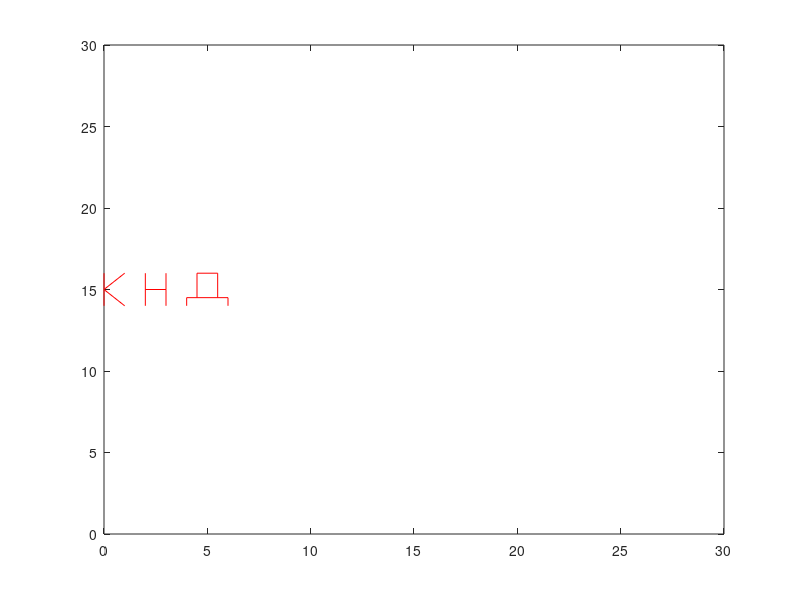

The MATLAB script that drew this image:
X1=[24 24 24; 25 24 25];
Y1=[14 15 16];
X2=[26 26 27 27; 27 27 26 26];
Y2=[14 15 15 16];
X3=[28 28 30 28.5 28.5 29.5; 28 30 30 28.5 29.5 29.5];
Y3=[14 14.5 14.5 14.5 16 16; 14.5 14.5 14 16 16 14.5];
c=0;
while c < 25,
    plot(X1 - c,Y1,'r',X2 - c,Y2,'r',X3 - c,Y3,'r')
    axis([0 30 0 30])
    c = c + 1;
    pause(0.1);
end